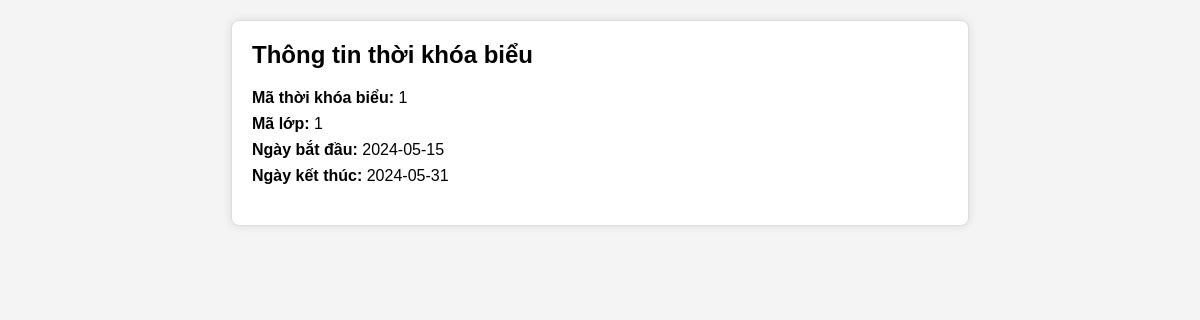
Page /thoikhoabieu.php?matkb=1 on the committed database.
### tables this page shows
CREATE TABLE `thoikhoabieu` (
  `matkb` int(11) NOT NULL,
  `Malop` int(11) NOT NULL,
  `ngaybatdau` date NOT NULL,
  `ngayketthuc` date NOT NULL
);

### thoikhoabieu.php (the view, shortened to what this page needs)
<?php
include 'db_connect.php';
$matkb = isset($_GET['matkb']) ? $_GET['matkb'] : '';
$sql = "SELECT * FROM thoikhoabieu WHERE matkb = :matkb";
$stmt = $conn->prepare($sql);
$stmt->bindParam(':matkb', $matkb);
$stmt->execute();
$result = $stmt->fetch(PDO::FETCH_ASSOC);
?>
<!DOCTYPE html>
<html lang="en">
<head>
</head>
<body>
    <div class="container">
        <h2>Thông tin thời khóa biểu</h2>
        <div class="info">
            <p><strong>Mã thời khóa biểu:</strong> <?php echo $result['matkb']; ?></p>
            <p><strong>Mã lớp:</strong> <?php echo $result['Malop']; ?></p>
            <p><strong>Ngày bắt đầu:</strong> <?php echo $result['ngaybatdau']; ?></p>
            <p><strong>Ngày kết thúc:</strong> <?php echo $result['ngayketthuc']; ?></p>
        </div>
    </div>
</body>
</html>

### thoikhoabieu.php (style rules this page uses)
body { font-family: Arial, sans-serif; margin: 0; padding: 20px; background-color: #f4f4f4; }
.container { width: 60%; margin: auto; background-color: #fff; border: 1px solid #ddd; border-radius: 8px; box-shadow: 0 0 10px rgba(0, 0, 0, 0.1); padding: 20px; }
h2 { margin-top: 0; }
.info { margin-bottom: 20px; }
.info p { margin: 8px 0; }

### rows in the picture
thoikhoabieu: matkb "1", Malop "1", ngaybatdau "2024-05-15", ngayketthuc "2024-05-31"
